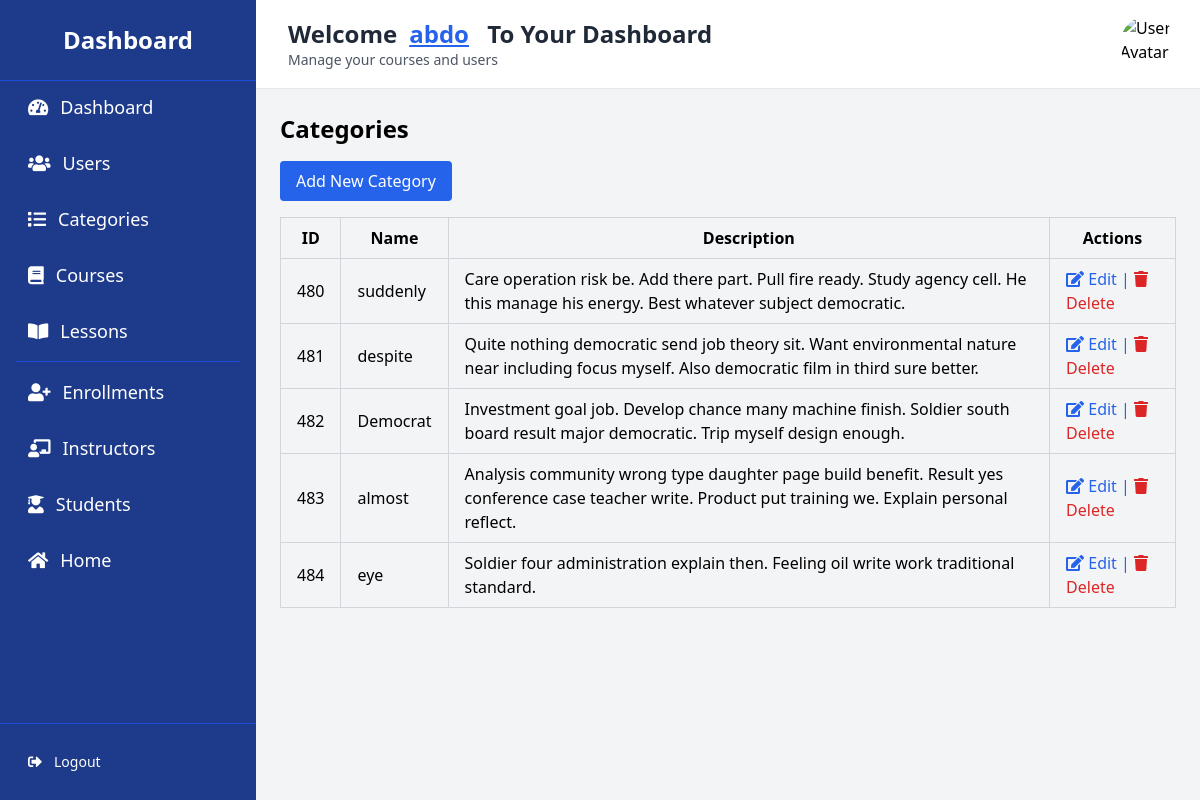
/dashboard/categories/ (signed in), run on the app's committed database.
### users/models.py (models this page shows, shortened)
class CustomUser(AbstractUser):
    phone = models.CharField(max_length=15, blank=True, null=True)
    address = models.CharField(max_length=255, blank=True, null=True)
    age = models.PositiveIntegerField(null=True, blank=True)
    is_student = models.BooleanField(default=True)
    is_instructor = models.BooleanField(default=False)
    is_active = models.BooleanField(default=True)

### courses/models.py (models this page shows, shortened)
class Category(models.Model):
    name = models.CharField(max_length=255)
    description = models.TextField()
    created_at = models.DateTimeField(auto_now_add=True)

### dashboard/views.py (the view)
# urls.py: path('categories/', CategoryListView.as_view(), name='category_list'),
class CategoryListView(LoginRequiredMixin, ListView):
    model = Category
    form_class = CategoryForm
    template_name = 'dashboard/category_list.html'
    context_object_name = 'categories'

### templates/dashboard/category_list.html (shortened to what this page needs)
{% extends "base_dashboard.html" %}
{% block content %}
    <h1 class="text-2xl font-bold mb-4">Categories</h1>
    <a href="{% url 'dashboard:category_create' %}"
       class="mb-4 inline-block bg-blue-600 text-white px-4 py-2 rounded">Add New Category</a>
    <table class="min-w-full border-collapse border border-gray-200">
        <thead>
            <tr>
                <th class="border border-gray-300 px-4 py-2">ID</th>
                <th class="border border-gray-300 px-4 py-2">Name</th>
                <th class="border border-gray-300 px-4 py-2">Description</th>
                <th class="border border-gray-300 px-4 py-2">Actions</th>
            </tr>
        </thead>
        <tbody>
            {% for category in categories %}
                <tr>
                    <td class="border border-gray-300 px-4 py-2">{{ category.id }}</td>
                    <td class="border border-gray-300 px-4 py-2">{{ category.name }}</td>
                    <td class="border border-gray-300 px-4 py-2">{{ category.description }}</td>
                    <td class="border border-gray-300 px-4 py-2">
                        <a href="{% url 'dashboard:category_edit' category.id %}"
                           class="text-blue-600 hover:underline">
                        <i class="fas fa-edit"></i> Edit |
                        </a>
                        <a href="{% url 'dashboard:category_delete' category.id %}"
                           class="text-red-600 hover:underline">
                        <i class="fas fa-trash"></i> Delete
                        </a>
                    </td>
                </tr>
            {% empty %}
                <tr>
                    <td colspan="4" class="text-center py-4">No categories found.</td>
                </tr>
            {% endfor %}
        </tbody>
    </table>
{% endblock %}

### templates/base_dashboard.html (shortened to what this page needs)
<!DOCTYPE html>
<html lang="en">
    {% load static %}
    <head>
        <link href="{% static 'css/tailwind.css' %}" rel="stylesheet">
        <link href="https://cdnjs.cloudflare.com/ajax/libs/font-awesome/5.15.4/css/all.min.css"
              rel="stylesheet">
    </head>
    <body class="bg-gray-100 font-sans leading-normal tracking-normal">
        <div class="flex h-screen">
            <div id="sidebar"
                 class="w-64 bg-blue-900 text-white flex flex-col fixed inset-y-0 left-0 transform -translate-x-full md:translate-x-0 transition-transform duration-300 z-50"
                 role="navigation"
                 aria-label="Sidebar">
                <h2 class="text-2xl font-bold text-center py-6 border-b border-blue-700">Dashboard</h2>
                <ul class="flex-1 px-4 space-y-1 overflow-y-auto">
                    <li>
                        <a href="{% url 'dashboard:dashboard_home' %}"
                           class="flex items-center text-lg p-3 rounded-md hover:bg-blue-700 transition">
                            <i class="fas fa-tachometer-alt mr-3"></i> Dashboard
                        </a>
                    </li>
                    <li>
                        <a href="{% url 'dashboard:users_list' %}"
                           class="flex items-center text-lg p-3 rounded-md hover:bg-blue-700 transition">
                            <i class="fas fa-users mr-3"></i> Users
                        </a>
                    </li>
                    <li>
                        <a href="{% url 'dashboard:category_list' %}"
                           class="flex items-center text-lg p-3 rounded-md hover:bg-blue-700 transition">
                            <i class="fas fa-list mr-3"></i> Categories
                        </a>
                    </li>
                    <li>
                        <a href="{% url 'dashboard:course_list' %}"
                           class="flex items-center text-lg p-3 rounded-md hover:bg-blue-700 transition">
                            <i class="fas fa-book mr-3"></i> Courses
                        </a>
                    </li>
                    <li>
                        <a href="{% url 'dashboard:lesson_list' %}"
                           class="flex items-center text-lg p-3 rounded-md hover:bg-blue-700 transition">
                            <i class="fas fa-book-open mr-3"></i> Lessons
                        </a>
                    </li>
                    <li class="border-t border-blue-700"></li>
                    <li>
                        <a href="{% url 'dashboard:enrollment_list' %}"
                           class="flex items-center text-lg p-3 rounded-md hover:bg-blue-700 transition">
                            <i class="fas fa-user-plus mr-3"></i> Enrollments
                        </a>
                    </li>
                    <li>
                        <a href="{% url 'dashboard:instructor_list' %}"
                           class="flex items-center text-lg p-3 rounded-md hover:bg-blue-700 transition">
                            <i class="fas fa-chalkboard-teacher mr-3"></i> Instructors
                        </a>
                    </li>
                    <li>
                        <a href="{% url 'dashboard:student_list' %}"
                           class="flex items-center text-lg p-3 rounded-md hover:bg-blue-700 transition">
                            <i class="fas fa-user-graduate mr-3"></i> Students
                        </a>
                    </li>
                    <li>
                        <a href="{% url 'index' %}"
                           class="flex items-center text-lg p-3 rounded-md hover:bg-blue-700 transition">
                            <i class="fas fa-home mr-3"></i> Home
                        </a>
                    </li>
                </ul>
                <div class="border-t border-blue-700"></div>
                <div class="p-4">
                    <a href="{% url 'logout' %}"
                       class="flex items-center text-sm p-3 rounded-md hover:bg-blue-700 transition">
                        <i class="fas fa-sign-out-alt mr-3"></i> Logout
                    </a>
                </div>
            </div>
            <div class="flex-1 flex flex-col overflow-hidden md:ml-64">
                <header class="bg-white shadow p-4 flex justify-between items-center border-b border-gray-200">
                    <div class="flex items-center space-x-4">
                        <div>
                            <h1 class="text-2xl font-semibold text-gray-800">
                                Welcome<span class="ml-3 text-blue-600 capitalize underline">{{ user.username }}</span>
                                <span class="ml-3 text-gray-800 hidden md:inline-block">To Your Dashboard</span>
                            </h1>
                            <p class="text-sm text-gray-600">Manage your courses and users</p>
                        </div>
                    </div>
                    <div class="flex items-center">
                        <img src="{{ user.profile.profile_picture }}"
                             alt="User Avatar"
                             class="rounded-full w-14 h-14 mx-2">
                    </div>
                </header>
                <main class="flex-1 bg-gray-100 p-6 overflow-y-auto">
                    {% block content %}{% endblock %}
                </main>
            </div>
        </div>
    </body>
</html>

### data on the page
CustomUser: username "Abdo"
Category: id "480", name "suddenly", description "Care operation risk be. Add there part. Pull fire ready. Study agency cell. He this manage his energy. Best whatever subject democratic."
Category: id "481", name "despite", description "Quite nothing democratic send job theory sit. Want environmental nature near including focus myself. Also democratic film in third sure better."
Category: id "482", name "Democrat", description "Investment goal job. Develop chance many machine finish. Soldier south board result major democratic. Trip myself design enough."
Category: id "483", name "almost", description "Analysis community wrong type daughter page build benefit. Result yes conference case teacher write. Product put training we. Explain personal reflect."
Category: id "484", name "eye", description "Soldier four administration explain then. Feeling oil write work traditional standard."
